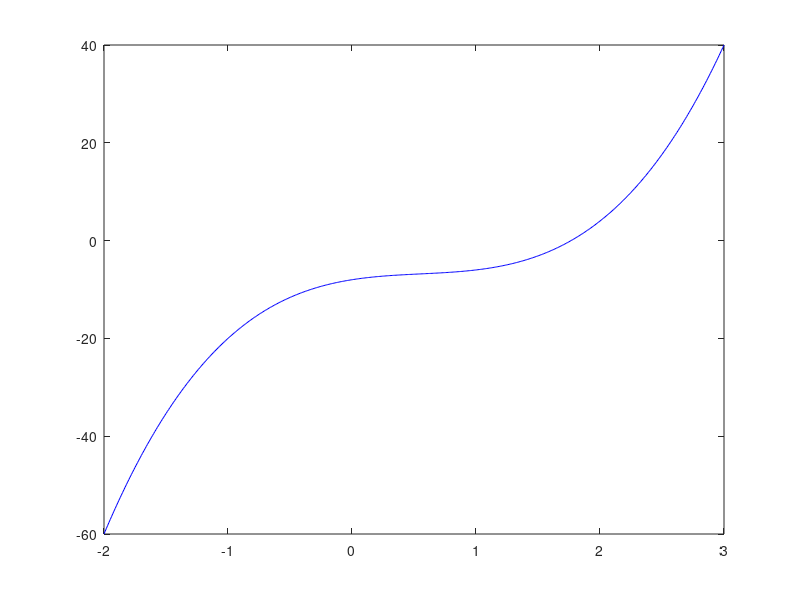

The MATLAB script that drew this image: (Note: this script raises an error after producing the figure.)
% grafik tunggal pnl 1

% plot kurva
x = linspace(-2, 3, 500);
% f(x) = 3*x^3 - 5*x^2 + 4*x - 7
% y = 1
% f(x) = y
% 3*x^3 - 5*x^2 + 4*x - 7 = 1
% 3*x^3 - 5*x^2 + 4*x - 7 _ 1 = 0
% 3*x^3 - 5*x^2 + 4*x - 8 = 0, maka
f = @(x) 3*x.^3 - 5*x.^2 + 4*x - 8;
y = f(x);

plot(x, y, 'b');
hold on;

% menggambar sumbu x dan y
xline(0,'k');
yline(0, 'k');

xlabel('x');
ylabel('y');
title('Grafik Tunggal PNL 3x^3 - 5x^2 + 4x - 7 =1');
legend('f(x) = 3x^3 - 5x^2 + 4x -8', 'Location', 'best')

% annotation
gtext('f(x) = 3x^3 - 5x^2 + 4x -8');
gtext('Akar');
